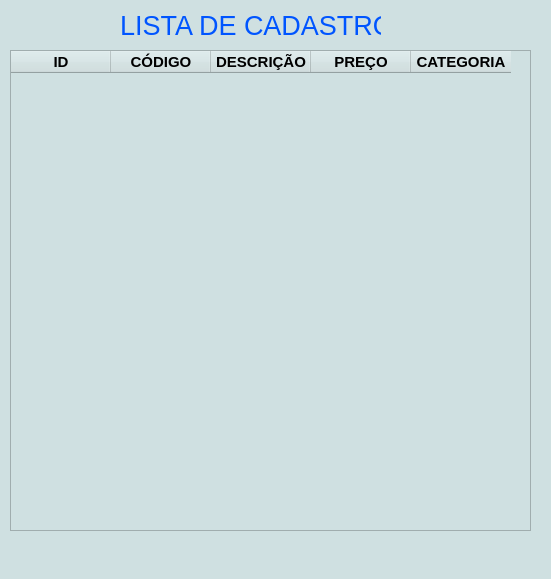
<?xml version="1.0" encoding="UTF-8"?>
<ui version="4.0">
 <class>MainWindow</class>
 <widget class="QMainWindow" name="MainWindow">
  <property name="geometry">
   <rect>
    <x>0</x>
    <y>0</y>
    <width>551</width>
    <height>579</height>
   </rect>
  </property>
  <property name="windowTitle">
   <string>LISTA DE CADASTRO</string>
  </property>
  <property name="windowIcon">
   <iconset>
    <normaloff>images/aiquelindo.png</normaloff>images/aiquelindo.png</iconset>
  </property>
  <property name="styleSheet">
   <string notr="true">background-color: rgb(207, 224, 225);</string>
  </property>
  <widget class="QWidget" name="centralwidget">
   <widget class="QLabel" name="label">
    <property name="geometry">
     <rect>
      <x>120</x>
      <y>10</y>
      <width>261</width>
      <height>31</height>
     </rect>
    </property>
    <property name="font">
     <font>
      <pointsize>20</pointsize>
     </font>
    </property>
    <property name="styleSheet">
     <string notr="true">color: rgb(0, 85, 255);</string>
    </property>
    <property name="text">
     <string>LISTA DE CADASTRO</string>
    </property>
   </widget>
   <widget class="QTableWidget" name="tableWidget">
    <property name="geometry">
     <rect>
      <x>10</x>
      <y>50</y>
      <width>521</width>
      <height>481</height>
     </rect>
    </property>
    <property name="showGrid">
     <bool>true</bool>
    </property>
    <property name="gridStyle">
     <enum>Qt::NoPen</enum>
    </property>
    <column>
     <property name="text">
      <string>ID</string>
     </property>
     <property name="font">
      <font>
       <pointsize>11</pointsize>
       <weight>75</weight>
       <bold>true</bold>
      </font>
     </property>
    </column>
    <column>
     <property name="text">
      <string>CÓDIGO</string>
     </property>
     <property name="font">
      <font>
       <pointsize>11</pointsize>
       <weight>75</weight>
       <bold>true</bold>
      </font>
     </property>
    </column>
    <column>
     <property name="text">
      <string>DESCRIÇÃO</string>
     </property>
     <property name="font">
      <font>
       <pointsize>11</pointsize>
       <weight>75</weight>
       <bold>true</bold>
      </font>
     </property>
    </column>
    <column>
     <property name="text">
      <string>PREÇO</string>
     </property>
     <property name="font">
      <font>
       <pointsize>11</pointsize>
       <weight>75</weight>
       <bold>true</bold>
      </font>
     </property>
    </column>
    <column>
     <property name="text">
      <string>CATEGORIA</string>
     </property>
     <property name="font">
      <font>
       <pointsize>11</pointsize>
       <weight>75</weight>
       <bold>true</bold>
      </font>
     </property>
    </column>
   </widget>
  </widget>
  <widget class="QMenuBar" name="menubar">
   <property name="geometry">
    <rect>
     <x>0</x>
     <y>0</y>
     <width>551</width>
     <height>21</height>
    </rect>
   </property>
  </widget>
  <widget class="QStatusBar" name="statusbar"/>
 </widget>
 <resources/>
 <connections/>
</ui>
